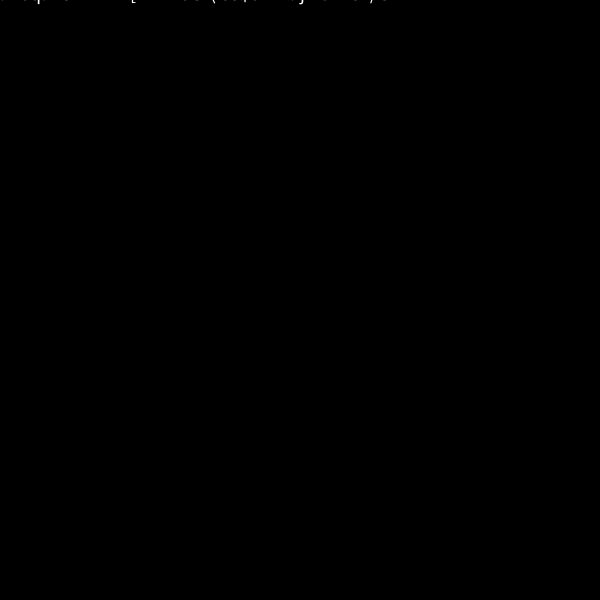
Frame 1 (no input)
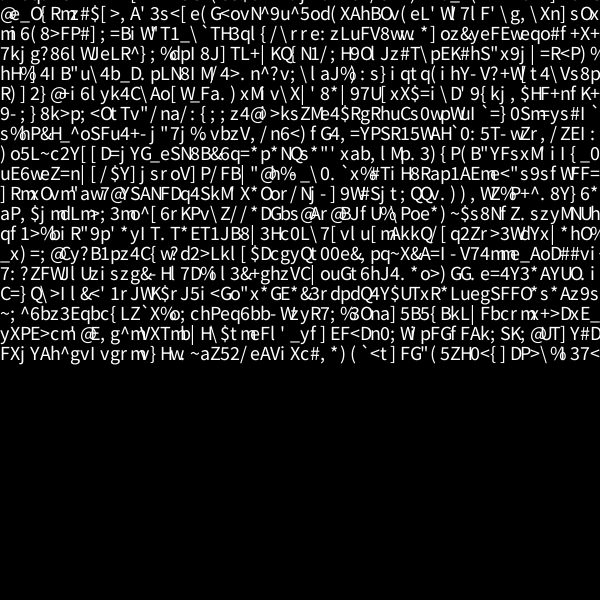
Frame 60 (the mouse pressed at the canvas centre just before this capture)
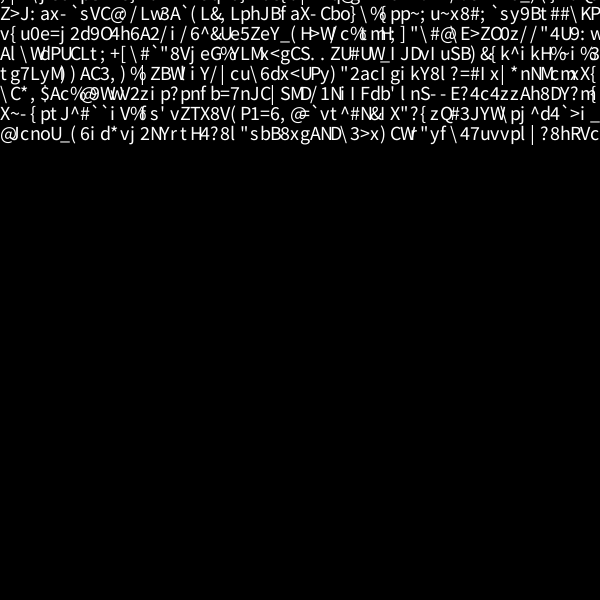
Frame 120 (the mouse held since frame 60 and released just before this capture)

The Processing sketch that drew these frames (run headless with seeded random() and noise(); from frame 60 on, the mouse is pressed at the canvas centre):

// Processing sketch: HackSim
// ── HackSim.pde
int index, maxIndex;
int maxX, maxY;

final float FONT_SIZE = 10;

final int MAXCHARS = 50;
final int MINCHARS = 25;

void setup() {
  //fullScreen();
  size(600, 600);
  textSize(2 * FONT_SIZE);

  index = 0;
  maxX = int(width / (FONT_SIZE * .5));
  maxY = int(height / (FONT_SIZE));
  maxIndex = maxX * maxY / 2;

  background(0);
}

void draw() {
  fill(255);
  int chars = int(random(MINCHARS, MAXCHARS));
  for (int i = 0; i < chars; i++) {
    float x = FONT_SIZE * (index % maxX);
    float y = FONT_SIZE * ((index - (index % maxY))/maxY);
    index++;
    text((char)int(random(34, 127)), x, y);
  }
  if (index >= maxIndex)
  {
    background(0);
    index = 0;
  }
}
